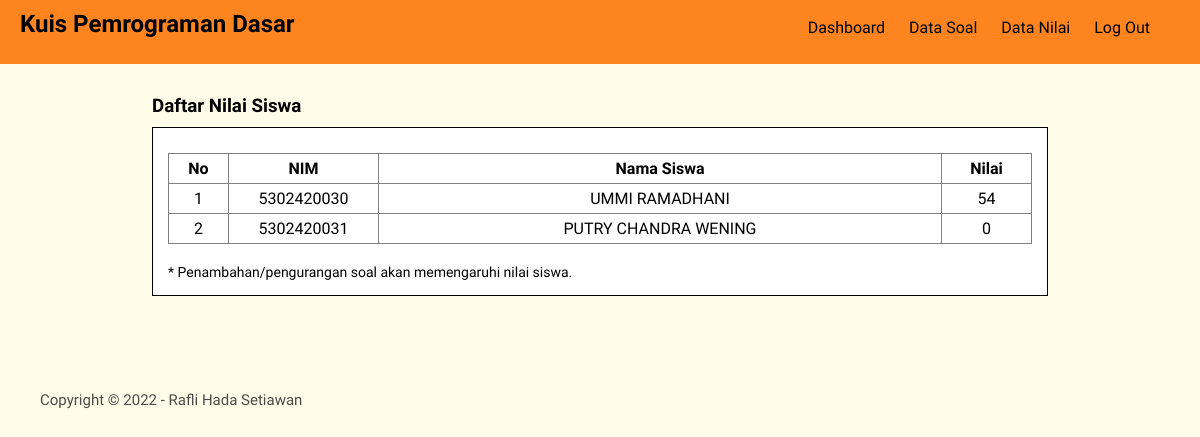
The app's page /data_nilai.php (signed in) with its own data.
### tables this page shows
CREATE TABLE `account` (
  `id_acc` int(11) NOT NULL,
  `nim` bigint(100) NOT NULL,
  `username` varchar(200) NOT NULL,
  `name_acc` varchar(100) NOT NULL,
  `email_acc` varchar(100) NOT NULL,
  `password` varchar(100) NOT NULL,
  `status` enum('guru','siswa','','') NOT NULL,
  `nilai` int(11) NOT NULL
);

CREATE TABLE `soal_tabel` (
  `id_soal` int(11) NOT NULL,
  `teks_soal` varchar(300) NOT NULL,
  `id_opsi` varchar(2) NOT NULL
);

### data_nilai.php (the view, shortened to what this page needs)
<?php
include 'conn.php';
?>
<!DOCTYPE html>
<html lang="en">
<head>
    <link rel="stylesheet" href="style.css">
</head>
<body>
    <div class="container-nav">
        <h2><a href="#">Kuis Pemrograman Dasar</a></h2>
        <ul>
            <li><a href="dashboard.php">Dashboard</a></li>
            <li><a href="data_soal.php">Data Soal</a></li>
            <li><a href="data_nilai.php">Data Nilai</a></li>
            <li><a onclick="return confirm('Anda yakin ingin keluar?')" href="logout.php">Log Out</a></li>
        </ul>
    </div>
    <div class="section">
        <div class="container">
            <h3>Daftar Nilai Siswa</h3>
            <div class="box">
                <table border="1" cellspacing="0" class="table" style="margin-top:10px">
                    <thead>
                        <tr>
                            <th width="60px">No</th>
                            <th width="150px">NIM</th>
                            <th>Nama Siswa</th>
                            <th width="90px">Nilai</th>
                        </tr>
                    </thead>
                    <tbody>
                        <?php
                        $no = 1;
                        $list_siswa = mysqli_query($conn, "SELECT * FROM account WHERE status = 'siswa' ORDER BY nim ASC");
                        if (mysqli_num_rows($list_siswa) > 0) {
                            while ($no_siswa = mysqli_fetch_array($list_siswa)) {
                                $soal = mysqli_query($conn, "SELECT * FROM soal_tabel ORDER BY id_soal DESC");
                                $s = mysqli_fetch_object($soal);
                                $nilai_benar = $no_siswa['nilai'];
                                $jumlah_soal = $s->id_soal;
                                $nilai = $nilai_benar / $jumlah_soal * 100;
                        ?>
                                <tr>
                                    <td><?php echo $no++ ?></td>
                                    <td><?php echo $no_siswa['nim'] ?></td>
                                    <td><?php echo $no_siswa['name_acc'] ?></td>
                                    <td id="nilai"><?php echo round($nilai) ?></td>
                                </tr>
                        <?php
                            }
                        }
                        ?>
                    </tbody>
                </table>
                <p style="margin-top:20px;font-size:14px;">* Penambahan/pengurangan soal akan memengaruhi nilai siswa.</p>
            </div>
        </div>
    </div>
    <footer>Copyright &copy; 2022 - Rafli Hada Setiawan</footer>
</body>
</html>

### style.css (style rules this page uses)
* { font-family: 'Mukta', sans-serif; margin: 0; padding: 0; box-sizing: border-box; }
a { text-decoration: none; color: black; }
body { background-color: rgb(255, 252, 233); }
.box { width: 20%; padding: 5px; background-color:white; margin-bottom: 15px; }
.box:after { content: ''; display: block; clear: both; }
.container-nav { position: fixed; width: 100%; height: 8vh; background-color:#FD841F; top: 0; }
.container-nav h2 { float: left; padding: 10px 20px; }
.container-nav ul { float: right; padding: 13px 40px; }
.container-nav li { padding: 5px 10px; display: inline-block; list-style-type: none; cursor: pointer; padding-left: 10px; font-size: 1em; }
.section { padding: 25px 40px; }
.container { width: 80%; margin:70px auto; }
.box { width: 100%; padding: 15px; border: 1px solid black; background-color: white; box-sizing: border-box; margin: 10px 0; }
.table { width: 100%; border-collapse: collapse; }
.table tr { height: 30px; }
.table tr td { padding: 5px 10px; text-align: center; }
footer { padding: 0px 40px; opacity: 0.7; font-size: 15px; }

### records on screen
account: nim "5302420030", name_acc "UMMI RAMADHANI", nilai.id_soal "54"
account: nim "5302420031", name_acc "PUTRY CHANDRA WENING", nilai "0"
